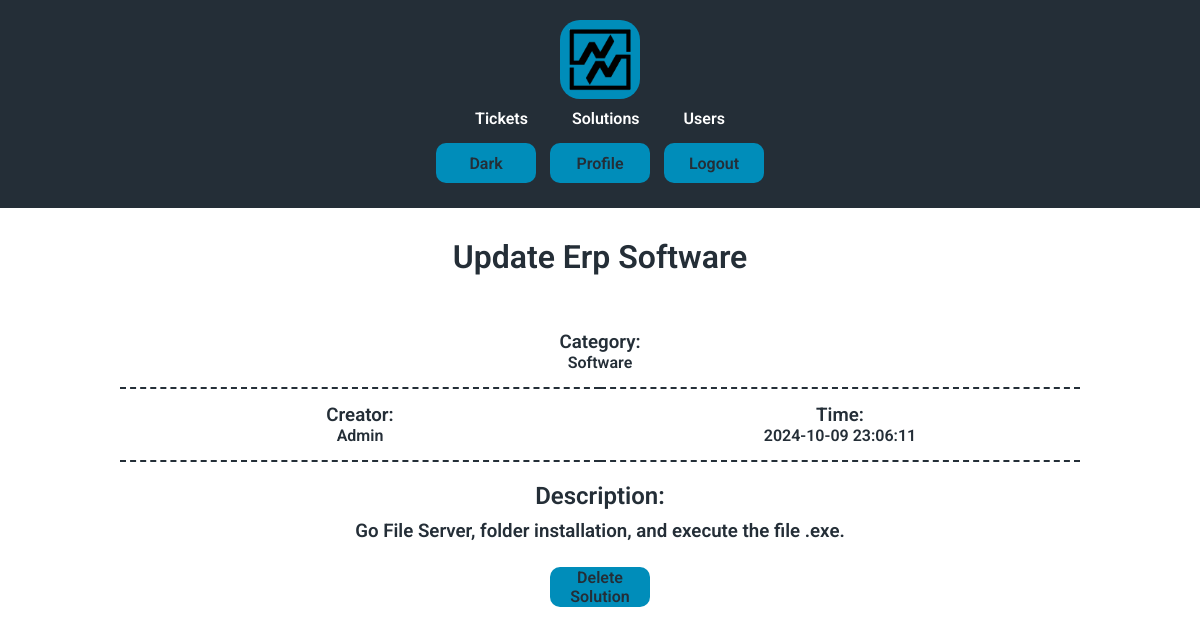
/showsolution?id=1 (signed in), run on the app's committed database.
### tables this page shows
CREATE TABLE solutions (
id INTEGER PRIMARY KEY AUTOINCREMENT NOT NULL,
category TEXT NOT NULL,
subject TEXT NOT NULL,
creator INTEGER,
description TEXT,
time TIMESTAMP DEFAULT CURRENT_TIMESTAMP,
FOREIGN KEY(creator) REFERENCES users(id) ON DELETE SET NULL ON UPDATE NO ACTION
);

CREATE TABLE users (id INTEGER PRIMARY KEY AUTOINCREMENT NOT NULL, name TEXT NOT NULL, hash TEXT NOT NULL, permission INTEGER DEFAULT 4 NOT NULL, active BLOB DEFAULT 0 NOT NULL, email TEXT NOT NULL);

### app.py (the view)
@app.route("/showsolution")
@login_required
def showsolution():
    solutionID = request.args.get("id")
    if  solutionID:
        session["show_solution"] = solutionID
    else:
        solutionID = session["show_solution"]
    solution = db.execute(
        """
        SELECT solutions.id, solutions.subject, solutions.category, solutions.description, solutions.time, solutions.creator, users.name AS creator_name
        FROM solutions LEFT JOIN users ON solutions.creator = users.id
        WHERE solutions.id = ?
        """
        , solutionID
        )
    return render_template("showsolution.html", solution = solution)

### app.py (called while the page is built)
def login_required(f):
    @wraps(f)
    def decorated_function(*args, **kwargs):
        if not session.get("user_id"):
            return redirect("/") # Redirect to the login page or wherever necessary
        return f(*args, **kwargs)  # Proceed with the actual route if logged in
    return decorated_function

### templates/showsolution.html (shortened to what this page needs)
{% extends "layout.html" %}
{% block h1 %}<h1>{{ solution[0]["subject"] }}</h1>{% endblock %}
{% block body %}
  <div class="main">
    <table class="show">
    <tr>
        <td colspan="2">
            <h3>Category:</h3>
            <h4>{{ solution[0]["category"] }}</h4>
        </td>
    </tr>
    <tr>
      <td>
        <h3>Creator:</h3>
        <h4>{{ solution[0]["creator_name"] }}</h4>
      </td>
      <td>
        <h3>Time:</h3>
        <h4>{{ solution[0]["time"] }}</h4>
      </td>
    </tr>
    </table>
    <h2>Description:</h2>
    <h3>{{ solution[0]["description"] }}</h3>
    <div class="margin">
      {% if solution[0]["creator"] == session.get("user_id") or session.get("permission") < 2 %}
      <form action="/deletesolution">
        <button name="solutionID" value="{{ solution[0]["id"] }}">Delete Solution</button>
      </form>
      {% endif %}
    </div>
  </div>
{% endblock %}

### static/styles.css (style rules this page uses)
.Light { --color1: #242e37; --color2: #ffffff; --color3: #e1e3e4; --color4: #242e37; --color5: #008dba; --colorextra: #ffffff; --font: "Roboto", sans-serif; }
* { font-family: var(--font); box-sizing: border-box; margin: 0; padding: 0; font-weight: 600; --font-color: var(--color1); --background-color: var(--color2); --nav-color: var(--color4); --navfont-color: var(--colorextra); --button-color: var(--color5); --buttonfont-color: var(--color4); --hover-color: var(--color3); --hoverfont-color: var(--color4); --logo-color: var(--color5); --linkhover-color: var(--color5); --tab-color: var(--color4); --tabfont-color: var(--colorextra); --tabhover-color: var(--color5); --tabhoverfont-color: var(--color4); --disabled-color: var(--color4); --disabledfont-color: var(--color3); --placeholder-color: var(--color4); --aler-color: var(--color5); --active-color: var(--color1); --activefont-color: var(--color5); --border-color: var(--color5); }
html { background-color: var(--background-color); color: var(--font-color); }
body { transition: background-color 0.5s, color 0.3s; }
button { background-color: var(--button-color); color: var(--buttonfont-color); border: none; border-radius: 10px; cursor: pointer; transition: all 0.5s ease 0s; width: 100px; height: 40px; font-size: 16px; margin: 5px; }
.main { margin: 40px 0 40px 0; }
.margin { margin: 20px 0 20px; }
table { width: 100%; border-collapse: collapse; text-align: center; table-layout: fixed; margin: 20px 0 20px 0; }
td { padding: 15px 0px; border-bottom: 2px dashed var(--tab-color); }
.show { width:50%; margin-left:auto; margin-right:auto; }
h1 { margin: 20px 0 20px; }
h2 { margin: 10px 0 10px; }
@media (max-width: 1300px) { .show { width: 100%; } }
@media (max-width: 1300px) { td { width: 50%; } }

### data on the page
solutions: subject "Update Erp Software", category "Software", time "2024-10-09 23:06:11", description "Go File Server, folder installation, and execute the file .exe."
users: name "Admin"
